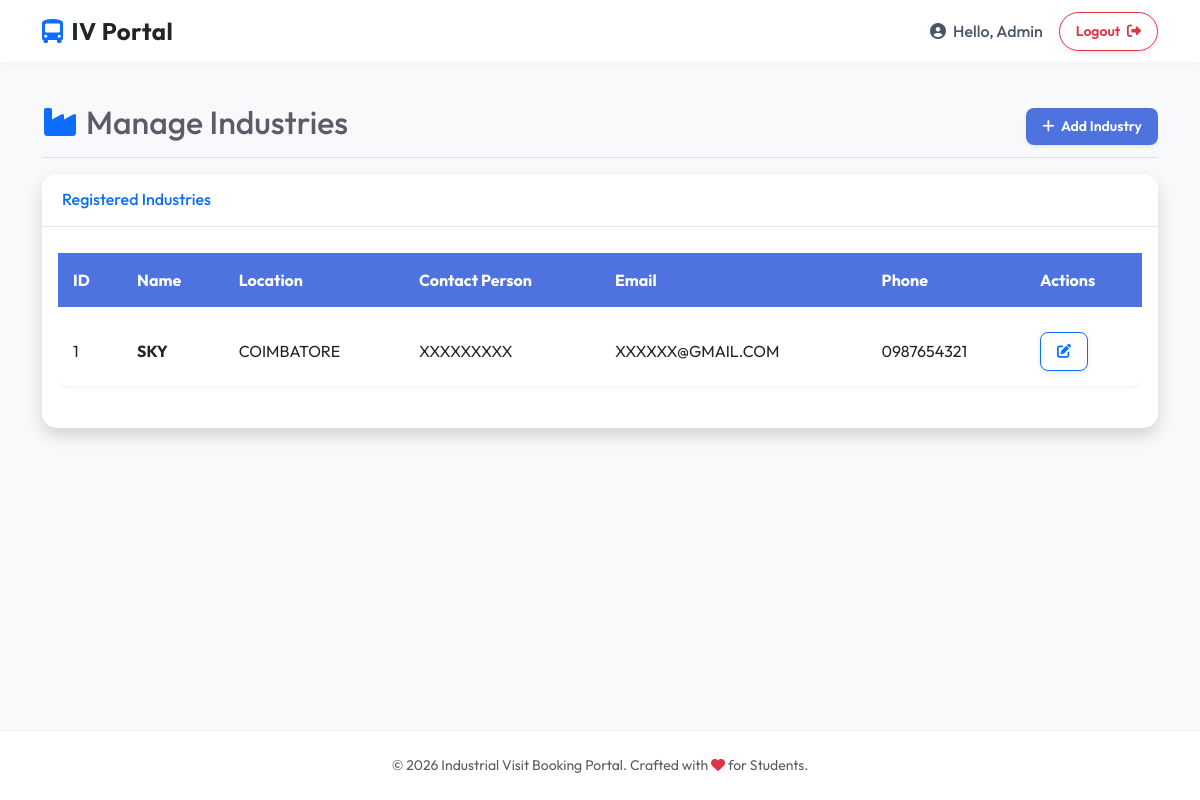
Screenshot of /admin/manage_industries (signed in) with the database file from the repository.
### models/user.py (models this page shows, shortened)
class User(UserMixin, db.Model):
    __tablename__ = 'users'
    id = db.Column(db.Integer, primary_key=True)
    email = db.Column(db.String(120), unique=True, nullable=False)
    password_hash = db.Column(db.String(256), nullable=False)
    role = db.Column(db.String(20), nullable=False) # 'student', 'faculty', 'admin'

### models/industry.py (models this page shows)
class Industry(db.Model):
    __tablename__ = 'industries'
    id = db.Column(db.Integer, primary_key=True)
    name = db.Column(db.String(100), nullable=False)
    location = db.Column(db.String(200), nullable=False)
    contact_person = db.Column(db.String(100))
    email = db.Column(db.String(120))
    phone = db.Column(db.String(20))
    visits = db.relationship('Visit', backref='industry', lazy=True)

### routes/admin_routes.py (the view)
@admin_bp.route('/manage_industries')
@login_required
@admin_required
def manage_industries():
    industries = Industry.query.all()
    return render_template('admin/manage_industries.html', industries=industries)

### routes/admin_routes.py (called while the page is built)
def admin_required(f):
    from functools import wraps
    @wraps(f)
    def decorated_function(*args, **kwargs):
        if not current_user.is_authenticated or current_user.role != 'admin':
            flash('You do not have permission to access this page.', 'danger')
            return redirect(url_for('auth.login'))
        return f(*args, **kwargs)
    return decorated_function

### templates/admin/manage_industries.html (shortened to what this page needs)
{% extends 'common/base.html' %}
{% block content %}
<div class="d-flex justify-content-between flex-wrap flex-md-nowrap align-items-center pt-3 pb-2 mb-3 border-bottom">
    <h1 class="h2"><i class="fas fa-industry me-2 text-primary"></i>Manage Industries</h1>
    <div class="btn-toolbar mb-2 mb-md-0">
        <a href="{{ url_for('admin.add_industry') }}" class="btn btn-sm btn-primary shadow-sm">
            <i class="fas fa-plus me-1"></i> Add Industry
        </a>
    </div>
</div>
<div class="card shadow mb-4">
    <div class="card-header py-3 bg-white">
        <h6 class="m-0 font-weight-bold text-primary">Registered Industries</h6>
    </div>
    <div class="card-body">
        <div class="table-responsive">
            <table class="table table-bordered table-hover" width="100%" cellspacing="0">
                <thead class="table-light">
                    <tr>
                        <th>ID</th>
                        <th>Name</th>
                        <th>Location</th>
                        <th>Contact Person</th>
                        <th>Email</th>
                        <th>Phone</th>
                        <th>Actions</th>
                    </tr>
                </thead>
                <tbody>
                    {% for industry in industries %}
                    <tr>
                        <td>{{ industry.id }}</td>
                        <td class="fw-bold">{{ industry.name }}</td>
                        <td>{{ industry.location }}</td>
                        <td>{{ industry.contact_person }}</td>
                        <td>{{ industry.email }}</td>
                        <td>{{ industry.phone }}</td>
                        <td>
                            <a href="{{ url_for('admin.edit_industry', industry_id=industry.id) }}"
                                class="btn btn-sm btn-outline-primary">
                                <i class="fas fa-edit"></i>
                            </a>
                        </td>
                    </tr>
                    {% else %}
                    <tr>
                        <td colspan="7" class="text-center py-4">No industries found.</td>
                    </tr>
                    {% endfor %}
                </tbody>
            </table>
        </div>
    </div>
</div>
{% endblock %}

### templates/common/base.html (shortened to what this page needs)
<!DOCTYPE html>
<html lang="en">
<head>
    <link href="https://cdn.jsdelivr.net/npm/bootstrap@5.3.0/dist/css/bootstrap.min.css" rel="stylesheet">
    <link rel="stylesheet" href="https://cdnjs.cloudflare.com/ajax/libs/font-awesome/6.4.0/css/all.min.css">
    <link rel="stylesheet" href="{{ url_for('static', filename='css/main.css') }}">
</head>
<body>
    <nav class="navbar navbar-expand-lg navbar-glass sticky-top">
        <div class="container">
            <a class="navbar-brand fw-bold text-dark" href="{{ url_for('index') }}">
                <i class="fas fa-bus-alt text-primary me-2"></i>IV Portal
            </a>
            <div class="collapse navbar-collapse" id="navbarNav">
                <ul class="navbar-nav ms-auto align-items-center">
                    {% if current_user.is_authenticated %}
                    <li class="nav-item">
                        <span class="nav-link">
                            <i class="fas fa-user-circle me-1"></i> Hello, {{ current_user.role.title() }}
                        </span>
                    </li>
                    <li class="nav-item ms-lg-2">
                        <a class="btn btn-sm btn-outline-danger rounded-pill px-3" href="{{ url_for('auth.logout') }}">
                            Logout <i class="fas fa-sign-out-alt ms-1"></i>
                        </a>
                    </li>
                    {% endif %}
                </ul>
            </div>
        </div>
    </nav>
    <div class="content-wrapper container mt-4 animate-fade-in">
        {% block content %}{% endblock %}
    </div>
    <footer class="py-4 mt-5">
        <div class="container text-center">
            <p class="mb-0 text-muted small">&copy; 2026 Industrial Visit Booking Portal. Crafted with <i
                    class="fas fa-heart text-danger"></i> for Students.</p>
        </div>
    </footer>
</body>
</html>

### static/css/main.css (style rules this page uses)
:root { --primary-color: #4e73df; --secondary-color: #858796; --success-color: #1cc88a; --info-color: #36b9cc; --warning-color: #f6c23e; --danger-color: #e74a3b; --dark-color: #5a5c69; --light-color: #f8f9fc; --bg-gradient: linear-gradient(180deg, #f8f9fc 0%, #e3e6f0 100%); }
body { font-family: 'Poppins', sans-serif; background-color: #f3f4f6; color: #5a5c69; min-height: 100vh; display: flex; flex-direction: column; }
.navbar { background: linear-gradient(90deg, #4e73df 0%, #224abe 100%) !important; box-shadow: 0 4px 10px rgba(0, 0, 0, 0.1); }
.navbar-brand { font-weight: 700; font-size: 1.5rem; letter-spacing: 0.5px; }
.nav-link { font-weight: 500; }
.card { border: none; border-radius: 15px; box-shadow: 0 0.15rem 1.75rem 0 rgba(58, 59, 69, 0.1); transition: all 0.3s ease-in-out; overflow: hidden; }
.card-header { background-color: #fff; border-bottom: 1px solid #e3e6f0; font-weight: 700; color: #4e73df; padding: 1rem 1.25rem; }
.btn { border-radius: 8px; padding: 0.5rem 1rem; font-weight: 600; transition: all 0.2s; box-shadow: 0 2px 5px rgba(0, 0, 0, 0.1); }
.btn-primary { background-color: var(--primary-color); border: none; }
.table { border-collapse: separate; border-spacing: 0 10px; }
.table thead th { border: none; background-color: #4e73df; color: white; padding: 15px; }
.table tbody tr { background-color: white; box-shadow: 0 2px 5px rgba(0, 0, 0, 0.05); border-radius: 10px; }
.table td { border: none; padding: 15px; vertical-align: middle; }
.table tbody tr td:first-child { border-top-left-radius: 10px; border-bottom-left-radius: 10px; }
.table tbody tr td:last-child { border-top-right-radius: 10px; border-bottom-right-radius: 10px; }
footer { background-color: white; margin-top: auto; border-top: 1px solid #e3e6f0; }
.animate-fade-in { animation: fadeIn 0.6s ease-out forwards; }

### templates/common/base.html (style rules this page uses)
:root { --primary-gradient: linear-gradient(135deg, #667eea 0%, #764ba2 100%); --glass-bg: rgba(255, 255, 255, 0.95); --glass-border: rgba(255, 255, 255, 0.2); }
body { font-family: 'Outfit', sans-serif; background-color: #f8f9fa; min-height: 100vh; display: flex; flex-direction: column; }
.navbar-glass { background: rgba(255, 255, 255, 0.9) !important; backdrop-filter: blur(10px); border-bottom: 1px solid rgba(0, 0, 0, 0.05); box-shadow: 0 4px 6px -1px rgba(0, 0, 0, 0.02); }
.nav-link { font-weight: 500; color: #4a5568 !important; transition: color 0.2s; }
.content-wrapper { flex: 1; }
footer { background: #fff; border-top: 1px solid rgba(0, 0, 0, 0.05); }

### rows the page displays
User: role "Admin"
Industry: id "1", name "SKY", location "COIMBATORE", contact_person "XXXXXXXXX", email "XXXXXX@GMAIL.COM", phone "0987654321"
